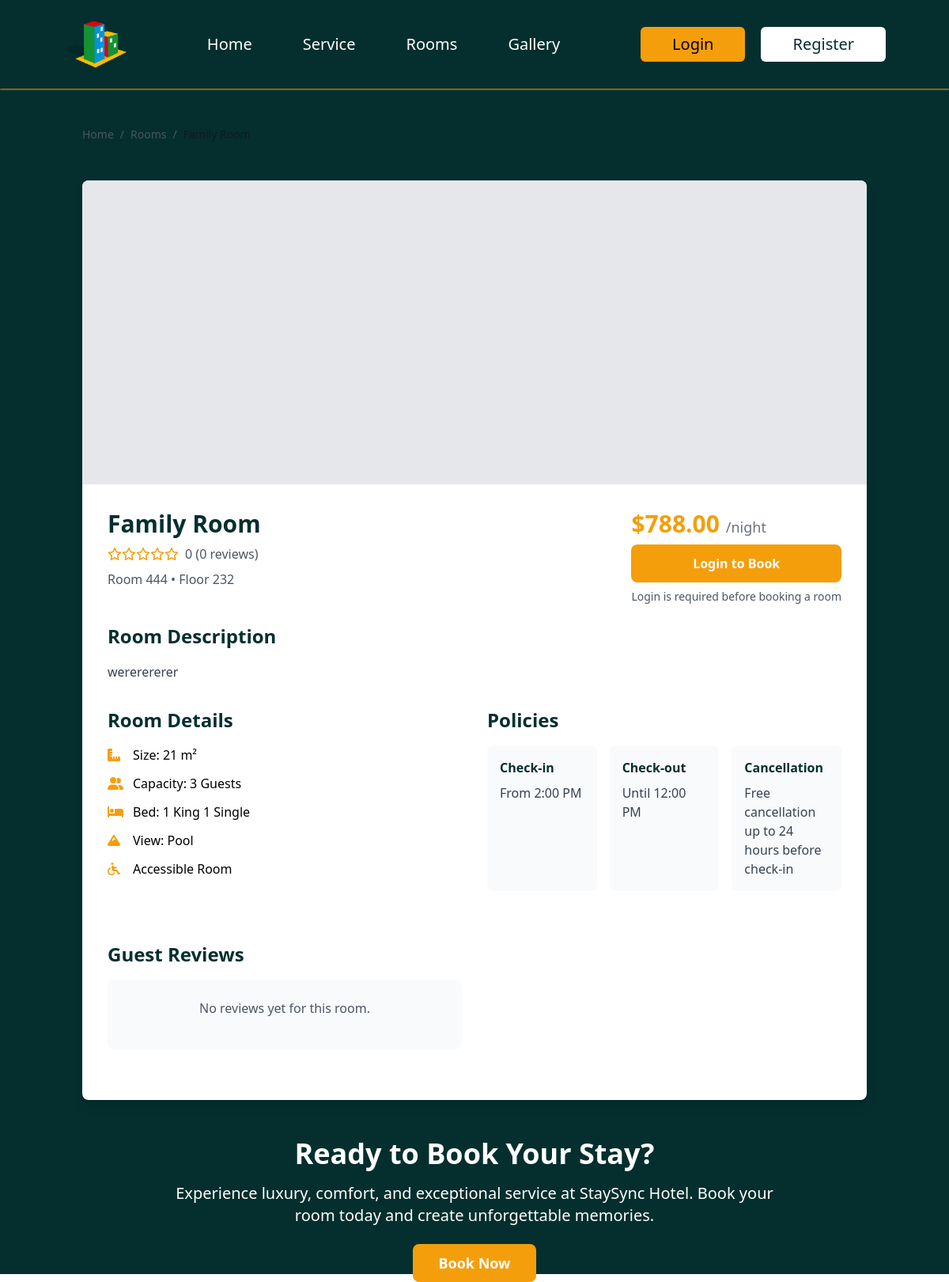
/room-details.php?id=74, run on the app's committed database.
### tables this page shows
CREATE TABLE `rooms` (
  `id` int(11) NOT NULL AUTO_INCREMENT,
  `room_number` varchar(20) NOT NULL,
  `room_type` varchar(50) NOT NULL,
  `price` decimal(10,2) NOT NULL,
  `description` text DEFAULT NULL,
  `size` int(11) NOT NULL,
  `capacity` int(11) NOT NULL,
  `amenities` text DEFAULT NULL,
  `image` varchar(255) DEFAULT NULL,
  `status` enum('available','booked','maintenance') DEFAULT 'available',
  `created_at` timestamp NULL DEFAULT current_timestamp(),
  `floor_number` int(11) DEFAULT NULL,
  `bed_config` varchar(100) DEFAULT NULL,
  `view_type` varchar(50) DEFAULT NULL,
  `is_accessible` tinyint(1) DEFAULT 0,
  `rating` decimal(3,2) DEFAULT NULL,
  PRIMARY KEY (`id`),
  UNIQUE KEY `room_number` (`room_number`)
);

### room-details.php (the view, shortened to what this page needs)
<?php
include_once './database.php';
$room_id = isset($_GET['id']) ? (int)$_GET['id'] : 0;
$stmt = $conn->prepare("
    SELECT r.*
    FROM rooms r
    WHERE r.id = ?
");
$stmt->bind_param("i", $room_id);
$stmt->execute();
$result = $stmt->get_result();
$room = $result->fetch_assoc();
$images_query = $conn->prepare("
    SELECT * FROM room_images
    WHERE room_id = ?
    ORDER BY is_primary DESC, id ASC
");
$images_query->bind_param("i", $room_id);
$images_query->execute();
$images_result = $images_query->get_result();
$reviews_query = $conn->prepare("
    SELECT r.*, u.name as guest_name
    FROM reviews r
    JOIN users u ON r.user_id = u.id
    WHERE r.booking_id IN (SELECT id FROM bookings WHERE room_id = ?)
    ORDER BY r.created_at DESC
    LIMIT 5
");
$reviews_query->bind_param("i", $room_id);
$reviews_query->execute();
$reviews_result = $reviews_query->get_result();
$avg_rating_query = $conn->prepare("
    SELECT AVG(rating) as avg_rating, COUNT(*) as review_count
    FROM reviews r
    JOIN bookings b ON r.booking_id = b.id
    WHERE b.room_id = ?
");
$avg_rating_query->bind_param("i", $room_id);
$avg_rating_query->execute();
$rating_data = $avg_rating_query->get_result()->fetch_assoc();
$avg_rating = round($rating_data['avg_rating'] ?? 0, 1);
$review_count = $rating_data['review_count'] ?? 0;
?>
<!DOCTYPE html>
<html lang="en">
<head>
    <script src="https://cdn.tailwindcss.com"></script>
    <link rel="stylesheet" href="https://unpkg.com/aos@next/dist/aos.css" />
    <link rel="stylesheet" href="https://cdnjs.cloudflare.com/ajax/libs/font-awesome/6.7.2/css/all.min.css"/>
    <link rel="stylesheet" href="css/style.css">
</head>
<body>
<section class="bg-teal-950">
      <nav class="flex flex-col md:flex-row justify-between shadow-sm shadow-amber-500 items-center lg:px-20 md:px-10 px-5 py-4">
          <div class="flex justify-between items-center w-full md:w-auto">
              <img src="images/logo.png" alt="" class="w-20">
          </div>
          <ul id="mobileMenu" class="hidden md:flex flex-col md:flex-row gap-4 md:gap-10 text-center mb-4 md:mb-0 w-full md:w-auto">
              <li>
                  <a href="" class="text-xl text-white font-normal hover:border-b-2 hover:border-amber-500 px-3 py-1 block" >Home</a>
              </li>
              <li>
                  <a href="services.php" class="text-xl text-white font-normal hover:border-b-2 hover:border-amber-500 px-3 py-1 block" >Service</a>
              </li>
              <li>
                  <a href="rooms.php" class="text-xl text-white font-normal hover:border-b-2 hover:border-amber-500 px-3 py-1 block" >Rooms</a>
              </li>
              <li>
                  <a href="gallery.php" class="text-xl text-white font-normal hover:border-b-2 hover:border-amber-500 px-3 py-1 block" >Gallery</a>
              </li>
          </ul>
          <div id="mobileButtons" class="hidden gap-5 md:flex flex-col md:flex-row gap-4 w-full md:w-auto">
           <a href="login.html" class="w-full md:w-auto">
              <button class="bg-amber-500 px-10 py-2 text-xl font-medium rounded-md w-full">Login</button>
           </a>
           <a href="register.html" class="w-full md:w-auto">
              <button class="bg-white px-10 py-2 text-xl text-teal-950 md:mt-0 mt-2 font-medium rounded-md w-full">Register</button>
           </a>
          </div>
      </nav>
    <section class="py-12">
    <div class="container mx-auto px-4">
            <div class="flex items-center text-sm text-gray-600 mb-12">
                <a href="index.php" class="hover:text-amber-500">Home</a>
                <span class="mx-2">/</span>
                <a href="rooms.php" class="hover:text-amber-500">Rooms</a>
                <span class="mx-2">/</span>
                <span class="text-gray-900"><?php echo htmlspecialchars($room['room_type']); ?> Room</span>
            </div>
            <div class="bg-white rounded-lg shadow-lg overflow-hidden">
                <div class="relative bg-gray-200 h-96 overflow-hidden">
    <?php if ($images_result->num_rows > 0): ?>
        <div class="swiper roomGallery h-full">
        </div>
    <?php endif; ?>
</div>
                <div class="p-6 md:p-8">
                <div class="flex flex-col md:flex-row justify-between mb-6">
        <div>
            <h1 class="text-3xl font-bold text-teal-950 mb-2"><?php echo htmlspecialchars($room['room_type']); ?> Room</h1>
            <div class="flex items-center mb-2">
                <div class="flex text-amber-500 mr-2">
                    <?php for ($i = 1; $i <= 5; $i++): ?>
                        <?php if ($i <= floor($avg_rating)): ?>
                            <i class="fas fa-star"></i>
                        <?php elseif ($i - 0.5 <= $avg_rating): ?>
                            <i class="fas fa-star-half-alt"></i>
                        <?php else: ?>
                            <i class="far fa-star"></i>
                        <?php endif; ?>
                    <?php endfor; ?>
                </div>
                <span class="text-gray-600"><?php echo $avg_rating; ?> (<?php echo $review_count; ?> reviews)</span>
            </div>
            <p class="text-gray-600">Room <?php echo htmlspecialchars($room['room_number']); ?> • Floor <?php echo htmlspecialchars($room['floor_number'] ?? '1'); ?></p>
        </div>
        <div class="mt-4 md:mt-0">
    <div class="text-3xl font-bold text-amber-500 mb-2">$<?php echo number_format($room['price'], 2); ?> <span class="text-gray-500 text-lg font-normal">/night</span></div>
    <?php if(isset($_SESSION['user_id'])): ?>
        <a href="client/rooms.php" class="block bg-amber-500 text-white text-center px-6 py-3 rounded-lg font-semibold hover:bg-amber-600 transition-colors">
            Book This Room
        </a>
    <?php else: ?>
        <a href="login.html" class="block bg-amber-500 text-white text-center px-6 py-3 rounded-lg font-semibold hover:bg-amber-600 transition-colors">
            Login to Book
        </a>
        <p class="text-sm text-gray-600 mt-2 text-center">Login is required before booking a room</p>
    <?php endif; ?>
</div>
    </div>
    <div class="mb-8">
        <h2 class="text-2xl font-bold text-teal-950 mb-4">Room Description</h2>
        <p class="text-gray-700 leading-relaxed">
            <?php echo nl2br(htmlspecialchars($room['description'] ?: 'Experience comfort and luxury in our ' . $room['room_type'] . ' room. This spacious accommodation offers all the amenities you need for a pleasant stay.')); ?>
        </p>
    </div>
    <div class="grid grid-cols-1 md:grid-cols-2 gap-8 mb-8">
        <div>
            <h2 class="text-2xl font-bold text-teal-950 mb-4">Room Details</h2>
            <ul class="space-y-3">
                <li class="flex items-center">
                    <i class="fas fa-ruler-combined text-amber-500 w-6"></i>
                    <span class="ml-2">Size: <?php echo $room['size']; ?> m²</span>
                </li>
                <li class="flex items-center">
                    <i class="fas fa-user-friends text-amber-500 w-6"></i>
                    <span class="ml-2">Capacity: <?php echo $room['capacity']; ?> Guests</span>
                </li>
                <li class="flex items-center">
                    <i class="fas fa-bed text-amber-500 w-6"></i>
                    <span class="ml-2">Bed: <?php echo htmlspecialchars($room['bed_config'] ?? 'King Size Bed'); ?></span>
                </li>
                <?php if ($room['view_type']): ?>
                <li class="flex items-center">
                    <i class="fas fa-mountain text-amber-500 w-6"></i>
                    <span class="ml-2">View: <?php echo htmlspecialchars($room['view_type']); ?></span>
                </li>
                <?php endif; ?>
                <?php if ($room['is_accessible']): ?>
                <li class="flex items-center">
                    <i class="fas fa-wheelchair text-amber-500 w-6"></i>
                    <span class="ml-2">Accessible Room</span>
                </li>
                <?php endif; ?>
            </ul>
        </div>
                    <div class="mb-8">
                        <h2 class="text-2xl font-bold text-teal-950 mb-4">Policies</h2>
                        <div class="grid grid-cols-1 md:grid-cols-3 gap-4">
                            <div class="bg-gray-50 p-4 rounded-lg">
                            <h3 class="font-semibold text-teal-950 mb-2">Check-in</h3>
                                <p class="text-gray-700">From 2:00 PM</p>
                            </div>
                            <div class="bg-gray-50 p-4 rounded-lg">
                                <h3 class="font-semibold text-teal-950 mb-2">Check-out</h3>
                                <p class="text-gray-700">Until 12:00 PM</p>
                            </div>
                            <div class="bg-gray-50 p-4 rounded-lg">
                                <h3 class="font-semibold text-teal-950 mb-2">Cancellation</h3>
                                <p class="text-gray-700">Free cancellation up to 24 hours before check-in</p>
                            </div>
                        </div>
                    </div>
                    <div>
                        <div class="flex justify-between items-center mb-4">
                            <h2 class="text-2xl font-bold text-teal-950">Guest Reviews</h2>
                        </div>
                        <?php if ($reviews_result->num_rows > 0): ?>
                            <div class="space-y-6">
                                <?php while ($review = $reviews_result->fetch_assoc()): ?>
                                    <div class="border-b pb-6">
                                        <div class="flex justify-between mb-2">
                                            <div>
                                                <h3 class="font-semibold text-teal-950"><?php echo htmlspecialchars($review['guest_name']); ?></h3>
                                                <p class="text-gray-500 text-sm"><?php echo date('F j, Y', strtotime($review['created_at'])); ?></p>
                                            </div>
                                            <div class="flex text-amber-500">
                                                <?php for ($i = 1; $i <= 5; $i++): ?>
                                                    <?php if ($i <= $review['rating']): ?>
                                                        <i class="fas fa-star"></i>
                                                    <?php else: ?>
                                                        <i class="far fa-star"></i>
                                                    <?php endif; ?>
                                                <?php endfor; ?>
                                            </div>
                                        </div>
                                        <p class="text-gray-700"><?php echo htmlspecialchars($review['review_text'] ?? $review['comment']); ?></p>
                                    </div>
                                <?php endwhile; ?>
                            </div>
                        <?php else: ?>
                            <div class="bg-gray-50 p-6 rounded-lg text-center">
                                <p class="text-gray-600 mb-4">No reviews yet for this room.</p>
                            </div>
                        <?php endif; ?>
                    </div>
                </div>
            </div>
        </div>
    </section>
    <section class="bg-teal-950 text-white">
        <div class="container mx-auto px-4 text-center">
            <h2 class="text-3xl md:text-4xl font-bold mb-4">Ready to Book Your Stay?</h2>
            <p class="text-xl mb-8 max-w-3xl mx-auto">Experience luxury, comfort, and exceptional service at StaySync Hotel. Book your room today and create unforgettable memories.</p>
            <a href="booking.php?room_id=<?php echo $room_id; ?>" class="bg-amber-500 text-white px-8 py-3 rounded-lg text-lg font-semibold hover:bg-amber-600 transition-colors">
                Book Now
            </a>
        </div>
    </section>
</body>
</html>

### data on the page
rooms: room_type "Family", room_number "444", floor_number "232", price "788.00", description "wererererer", size "21", capacity "3", bed_config "1 King 1 Single", view_type "Pool"

### other printed values
$avg_rating "0"
$review_count "0"
